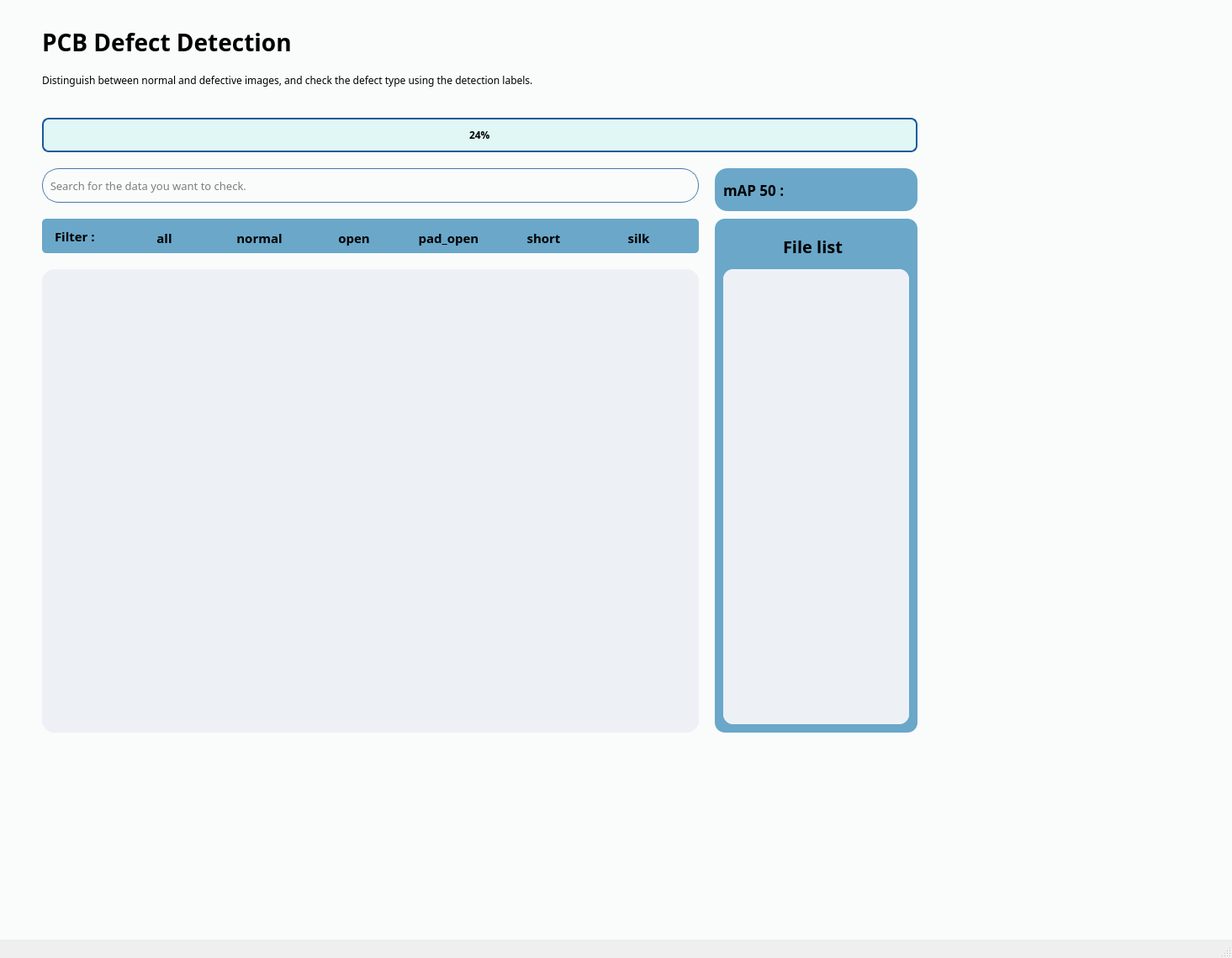
<?xml version="1.0" encoding="UTF-8"?>
<ui version="4.0">
 <class>MainWindow</class>
 <widget class="QMainWindow" name="MainWindow">
  <property name="geometry">
   <rect>
    <x>0</x>
    <y>0</y>
    <width>1465</width>
    <height>1139</height>
   </rect>
  </property>
  <property name="windowTitle">
   <string>MainWindow</string>
  </property>
  <widget class="QWidget" name="centralwidget">
   <widget class="QStackedWidget" name="stackedWidget">
    <property name="geometry">
     <rect>
      <x>0</x>
      <y>0</y>
      <width>1481</width>
      <height>1231</height>
     </rect>
    </property>
    <property name="styleSheet">
     <string notr="true">background-color: #FAFCFB;</string>
    </property>
    <property name="lineWidth">
     <number>24</number>
    </property>
    <widget class="QWidget" name="stackedWidgetPage1">
     <widget class="QLabel" name="title_lb">
      <property name="geometry">
       <rect>
        <x>50</x>
        <y>20</y>
        <width>591</width>
        <height>61</height>
       </rect>
      </property>
      <property name="font">
       <font>
        <family>Bahnschrift Light</family>
        <pointsize>21</pointsize>
        <weight>75</weight>
        <bold>true</bold>
       </font>
      </property>
      <property name="text">
       <string>PCB Defect Detection</string>
      </property>
     </widget>
     <widget class="QLabel" name="label">
      <property name="geometry">
       <rect>
        <x>50</x>
        <y>80</y>
        <width>1191</width>
        <height>31</height>
       </rect>
      </property>
      <property name="font">
       <font>
        <family>Bahnschrift Light</family>
       </font>
      </property>
      <property name="text">
       <string>Distinguish between normal and defective images, and check the defect type using the detection labels.</string>
      </property>
     </widget>
     <widget class="QWidget" name="right_widget" native="true">
      <property name="geometry">
       <rect>
        <x>850</x>
        <y>260</y>
        <width>241</width>
        <height>611</height>
       </rect>
      </property>
      <property name="styleSheet">
       <string notr="true">QWidget {
    border-radius: 12px;
    background: #6aa7c9;   /* 네이비 블루 단색 */
}
</string>
      </property>
      <widget class="QScrollArea" name="scroll_area_list">
       <property name="geometry">
        <rect>
         <x>10</x>
         <y>60</y>
         <width>221</width>
         <height>541</height>
        </rect>
       </property>
       <property name="styleSheet">
        <string notr="true">QWidget {
    background-color: #edf1f5;   /* 연한 블루 톤 */
    border: 15;
}
</string>
       </property>
       <property name="widgetResizable">
        <bool>true</bool>
       </property>
       <widget class="QWidget" name="scrollAreaWidgetContents_2">
        <property name="geometry">
         <rect>
          <x>0</x>
          <y>0</y>
          <width>221</width>
          <height>541</height>
         </rect>
        </property>
       </widget>
      </widget>
      <widget class="QLabel" name="label_3">
       <property name="geometry">
        <rect>
         <x>61</x>
         <y>20</y>
         <width>111</width>
         <height>25</height>
        </rect>
       </property>
       <property name="font">
        <font>
         <family>Bahnschrift SemiBold</family>
         <pointsize>15</pointsize>
         <weight>75</weight>
         <bold>true</bold>
        </font>
       </property>
       <property name="styleSheet">
        <string notr="true">    color: rgb(0, 0, 0);
    font-weight: bold;</string>
       </property>
       <property name="text">
        <string>File list</string>
       </property>
       <property name="alignment">
        <set>Qt::AlignCenter</set>
       </property>
      </widget>
     </widget>
     <widget class="QWidget" name="widget_2" native="true">
      <property name="geometry">
       <rect>
        <x>50</x>
        <y>260</y>
        <width>781</width>
        <height>41</height>
       </rect>
      </property>
      <property name="styleSheet">
       <string notr="true">background-color: #6aa7c9;
border-radius: 5px;</string>
      </property>
      <widget class="QLabel" name="label_2">
       <property name="geometry">
        <rect>
         <x>15</x>
         <y>5</y>
         <width>71</width>
         <height>31</height>
        </rect>
       </property>
       <property name="font">
        <font>
         <family>Bahnschrift SemiBold</family>
         <pointsize>11</pointsize>
         <weight>75</weight>
         <bold>true</bold>
        </font>
       </property>
       <property name="text">
        <string>Filter : </string>
       </property>
      </widget>
      <widget class="QWidget" name="layoutWidget">
       <property name="geometry">
        <rect>
         <x>92</x>
         <y>9</y>
         <width>671</width>
         <height>29</height>
        </rect>
       </property>
       <layout class="QHBoxLayout" name="horizontalLayout">
        <item>
         <widget class="QPushButton" name="all_btn">
          <property name="font">
           <font>
            <family>Bahnschrift SemiBold</family>
            <pointsize>11</pointsize>
            <weight>75</weight>
            <bold>true</bold>
           </font>
          </property>
          <property name="styleSheet">
           <string notr="true">QPushButton:hover {
    background-color: #4480a8;   /* hover 시 메인 블루 */
    color: white;                /* 글자는 반전 */
}

QPushButton:pressed {
    background-color: #305c7d;   /* 눌렀을 때 더 진하게 */
    color: white;
}</string>
          </property>
          <property name="text">
           <string>all</string>
          </property>
         </widget>
        </item>
        <item>
         <widget class="QPushButton" name="normal_btn">
          <property name="font">
           <font>
            <family>Bahnschrift SemiBold</family>
            <pointsize>11</pointsize>
            <weight>75</weight>
            <bold>true</bold>
           </font>
          </property>
          <property name="styleSheet">
           <string notr="true">QPushButton:hover {
    background-color: #4480a8;   /* hover 시 메인 블루 */
    color: white;                /* 글자는 반전 */
}

QPushButton:pressed {
    background-color: #305c7d;   /* 눌렀을 때 더 진하게 */
    color: white;
}</string>
          </property>
          <property name="text">
           <string>normal</string>
          </property>
         </widget>
        </item>
        <item>
         <widget class="QPushButton" name="open_btn">
          <property name="font">
           <font>
            <family>Bahnschrift SemiBold</family>
            <pointsize>11</pointsize>
            <weight>75</weight>
            <bold>true</bold>
           </font>
          </property>
          <property name="styleSheet">
           <string notr="true">QPushButton:hover {
    background-color: #4480a8;   /* hover 시 메인 블루 */
    color: white;                /* 글자는 반전 */
}

QPushButton:pressed {
    background-color: #305c7d;   /* 눌렀을 때 더 진하게 */
    color: white;
}</string>
          </property>
          <property name="text">
           <string>open</string>
          </property>
         </widget>
        </item>
        <item>
         <widget class="QPushButton" name="pad_open_btn">
          <property name="font">
           <font>
            <family>Bahnschrift SemiBold</family>
            <pointsize>11</pointsize>
            <weight>75</weight>
            <bold>true</bold>
           </font>
          </property>
          <property name="styleSheet">
           <string notr="true">QPushButton:hover {
    background-color: #4480a8;   /* hover 시 메인 블루 */
    color: white;                /* 글자는 반전 */
}

QPushButton:pressed {
    background-color: #305c7d;   /* 눌렀을 때 더 진하게 */
    color: white;
}</string>
          </property>
          <property name="text">
           <string>pad_open</string>
          </property>
         </widget>
        </item>
        <item>
         <widget class="QPushButton" name="short_btn">
          <property name="font">
           <font>
            <family>Bahnschrift SemiBold</family>
            <pointsize>11</pointsize>
            <weight>75</weight>
            <bold>true</bold>
           </font>
          </property>
          <property name="styleSheet">
           <string notr="true">QPushButton:hover {
    background-color: #4480a8;   /* hover 시 메인 블루 */
    color: white;                /* 글자는 반전 */
}

QPushButton:pressed {
    background-color: #305c7d;   /* 눌렀을 때 더 진하게 */
    color: white;
}</string>
          </property>
          <property name="text">
           <string>short</string>
          </property>
         </widget>
        </item>
        <item>
         <widget class="QPushButton" name="silk_btn">
          <property name="font">
           <font>
            <family>Bahnschrift SemiBold</family>
            <pointsize>11</pointsize>
            <weight>75</weight>
            <bold>true</bold>
           </font>
          </property>
          <property name="styleSheet">
           <string notr="true">QPushButton:hover {
    background-color: #4480a8;   /* hover 시 메인 블루 */
    color: white;                /* 글자는 반전 */
}

QPushButton:pressed {
    background-color: #305c7d;   /* 눌렀을 때 더 진하게 */
    color: white;
}</string>
          </property>
          <property name="text">
           <string>silk</string>
          </property>
         </widget>
        </item>
       </layout>
      </widget>
     </widget>
     <widget class="QLineEdit" name="search_edit">
      <property name="geometry">
       <rect>
        <x>50</x>
        <y>200</y>
        <width>781</width>
        <height>41</height>
       </rect>
      </property>
      <property name="font">
       <font>
        <family>Bahnschrift Light</family>
        <pointsize>10</pointsize>
        <weight>50</weight>
        <bold>false</bold>
       </font>
      </property>
      <property name="styleSheet">
       <string notr="true">border: 1px solid #4a77a8;   /* 민트톤 테두리 */
border-radius: 20px;
</string>
      </property>
      <property name="inputMask">
       <string/>
      </property>
      <property name="placeholderText">
       <string>  Search for the data you want to check. </string>
      </property>
     </widget>
     <widget class="QWidget" name="widget_4" native="true">
      <property name="geometry">
       <rect>
        <x>850</x>
        <y>200</y>
        <width>241</width>
        <height>51</height>
       </rect>
      </property>
      <property name="styleSheet">
       <string notr="true">background-color: #6aa7c9;   /* 은은한 민트 */
border-radius: 15px;
</string>
      </property>
      <widget class="QLabel" name="map_label">
       <property name="geometry">
        <rect>
         <x>110</x>
         <y>5</y>
         <width>121</width>
         <height>41</height>
        </rect>
       </property>
       <property name="font">
        <font>
         <family>Arial</family>
         <pointsize>20</pointsize>
        </font>
       </property>
       <property name="text">
        <string/>
       </property>
      </widget>
      <widget class="QLabel" name="label_4">
       <property name="geometry">
        <rect>
         <x>10</x>
         <y>5</y>
         <width>91</width>
         <height>41</height>
        </rect>
       </property>
       <property name="font">
        <font>
         <family>Bahnschrift SemiBold</family>
         <pointsize>13</pointsize>
         <weight>75</weight>
         <bold>true</bold>
        </font>
       </property>
       <property name="styleSheet">
        <string notr="true">    color: rgb(0, 0, 0);
    font-weight: bold;</string>
       </property>
       <property name="text">
        <string>mAP 50 :</string>
       </property>
      </widget>
     </widget>
     <widget class="QScrollArea" name="scroll_area_images">
      <property name="geometry">
       <rect>
        <x>50</x>
        <y>320</y>
        <width>781</width>
        <height>551</height>
       </rect>
      </property>
      <property name="styleSheet">
       <string notr="true">background-color: #edf1f5;
border-radius: 15px;</string>
      </property>
      <property name="widgetResizable">
       <bool>true</bool>
      </property>
      <widget class="QWidget" name="scrollAreaWidgetContents">
       <property name="geometry">
        <rect>
         <x>0</x>
         <y>0</y>
         <width>781</width>
         <height>551</height>
        </rect>
       </property>
      </widget>
     </widget>
     <widget class="QProgressBar" name="progressBar">
      <property name="geometry">
       <rect>
        <x>50</x>
        <y>140</y>
        <width>1041</width>
        <height>41</height>
       </rect>
      </property>
      <property name="font">
       <font>
        <family>Bahnschrift SemiBold</family>
        <weight>75</weight>
        <bold>true</bold>
       </font>
      </property>
      <property name="styleSheet">
       <string notr="true">QProgressBar {
    border: 2px solid #185a9d;
    border-radius: 8px;
    background: #e0f7f5;
    text-align: center;
    color: black;
}
QProgressBar::chunk {
    border-radius: 8px;
    background: qlineargradient(
        spread:pad,
        x1:0, y1:0, x2:1, y2:1,
        stop:0 #6aa7c9,   /* 위쪽 조금 더 밝은 블루 */
        stop:1 #4480a8    /* 아래쪽 메인 블루 */
    );
}
</string>
      </property>
      <property name="value">
       <number>24</number>
      </property>
     </widget>
    </widget>
   </widget>
  </widget>
  <widget class="QMenuBar" name="menubar">
   <property name="geometry">
    <rect>
     <x>0</x>
     <y>0</y>
     <width>1465</width>
     <height>26</height>
    </rect>
   </property>
  </widget>
  <widget class="QStatusBar" name="statusbar"/>
 </widget>
 <resources/>
 <connections/>
</ui>
